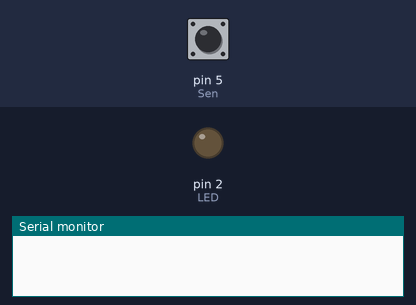
Bench run of a sketch on a simulated Arduino Uno, built with avr-gcc and run on an emulated ATmega328P. Shown: output pins drawn as LEDs (lit = HIGH), the last lines printed to the serial monitor. Dashed ring = blinking. Inputs (shaded band) come from the test bench; at power-on: pin 5 (Sen) HIGH.

Above: at 1.2 s.
1.3 s: pin 5 (Sen) driven LOW
At 2.3 s:
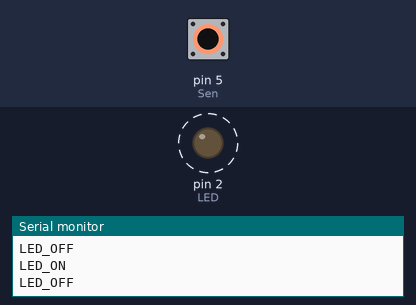
3.1 s: pin 5 (Sen) pulsed HIGH 2 times (0.12 s each, 0.3 s apart)
At 3.68 s:
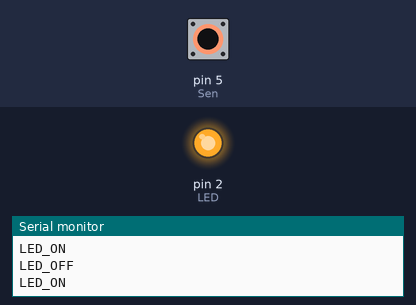
Timing chart, 0 to 59.2 s (numbered marks = the images above; inputs shaded):
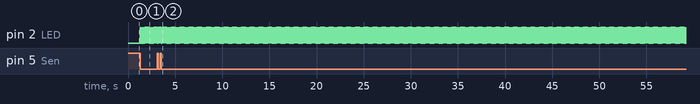

The sketch:

M0008_Arduino_UNO_R3.ino
```cpp
int Sen = 5; // ประกาศตัวแปรให้เซ็นเซอร์อยู่ที่ ขาที่ 5
int val = 0;
int LED = 2; // ประกาศตัวแปรให้ LED อยู่ที่ ขาที่ 2
int I = 0;
void setup() {
  pinMode(LED, OUTPUT);
  pinMode(Sen, INPUT);
  Serial.begin(9600);
}
void loop() {
  val = digitalRead(Sen);
  //Serial.println(val);
  //Serial.println(I);
  if (val == 0) {
    I = I + 1;
  }
  if (I == 1) {
    digitalWrite(LED, HIGH);
    Serial.println("LED_ON");
  }
  if (I == 2) {
    digitalWrite(LED, LOW);
    Serial.println("LED_OFF");
    I = 0;
  }
  delay(25);
}
```

Measured:
- after the input at 1.3 s, pin 2 (LED): alternates HIGH for 0.03 s and LOW for 0.03 s, starting at once
